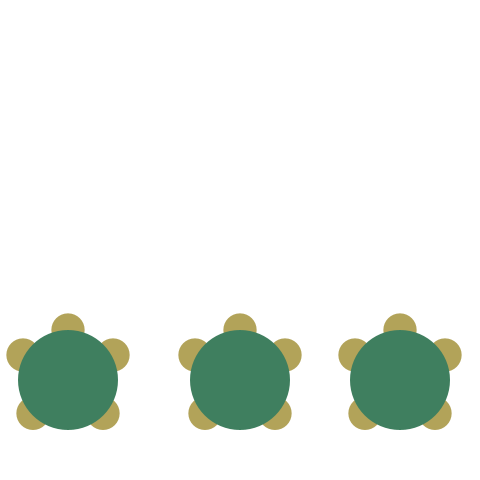
Frame 1 (no input)
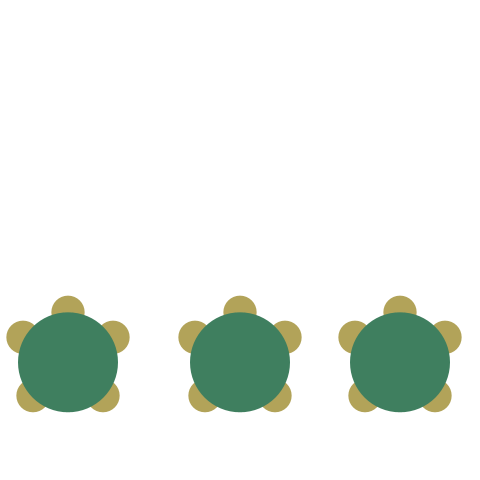
Frame 60 (the mouse pressed at the canvas centre just before this capture)
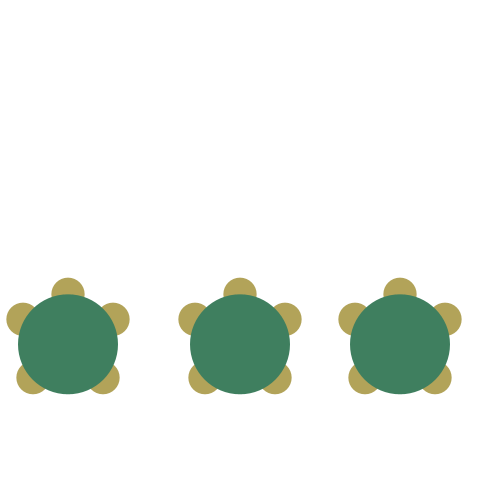
Frame 120 (the mouse held since frame 60 and released just before this capture)

The Processing sketch that drew these frames (run headless with seeded random() and noise(); from frame 60 on, the mouse is pressed at the canvas centre):

// Processing sketch: turtles
// ── turtles.pde
final float turtleD  = 100;        // 亀の大きさ(甲羅の直径)
Turtle[] turtle;

void setup() {
  size(480, 480);
  noStroke();
  colorMode(HSB, 360, 100, 100);
  turtle =new Turtle[3];
  turtle[0] = new Turtle(turtleD, width / 7, height - turtleD);
  turtle[1] = new Turtle(turtleD, width / 2, height - turtleD);
  turtle[2] = new Turtle(turtleD, width / 1.2, height - turtleD);
}

void draw() {
  background(0, 0, 100);
  for (int i=0; i<3; i++) {
    turtle[i].drawFigure();
    turtle[i].move();
  }
}

class Turtle {
  final float vx0 = 0;
  final float vy0 = -0.3;
  float x;
  float y;
  float vx;
  float vy;
  float d;
  Shell shell;
  Head head;
  Foot[] foot;
  Turtle(float d, float x, float y) {  // 甲羅の直径と中心の初期位置
    this.d = d;
    this.x = x;
    this.y = y;
    vx = vx0;
    vy = vy0;
    head = new Head(d / 3, 0, - d / 2, x, y);
    shell = new Shell(d, 0, 0, x, y);
    foot=new Foot[4];
    /*for (int i=0; i<4; i++) {
     foot[i]=new Foot(d / 3, 0, - d / 2, x, y);
     }*/
    foot[0]=new Foot(d / 3, 45, - d / 4, x, y);
    foot[1]=new Foot(d / 3, -45, - d / 4, x, y);
    foot[2]=new Foot(d / 3, 35, d / 3, x, y);
    foot[3]=new Foot(d / 3, -35, d / 3, x, y);
  }
  void drawFigure() {
    head.drawFigure();                    // 頭を描画する
    for (int i=0; i<4; i++) {
      foot[i].drawFigure();                   // 足を描画する
    }
    shell.drawFigure();                   // 甲羅を描画する
  }
  void move() {
    // 上端判定
    if (head.getTopY() < 0) {
      vy = 0;
    }
    // 移動
    x += vx;
    y += vy;
    head.move(x, y);                    // 頭を移動する
    shell.move(x, y);                   // 甲羅を移動する
    for (int i=0; i<4; i++) {
      foot[i].move(x, y);                     //足を移動する
    }
  }
}

/** 甲羅 */
class Shell {
  float d;                 // 甲羅の直径
  float x;                 // 甲羅の中心のx座標
  float y;                 // 甲羅の中心のy座標
  float offsetX;           // 体の中心からのx方向のoffset
  float offsetY;           // 体の中心からのy方向のoffset
  Shell(float d, float offsetX, float offsetY, float baseX, float baseY) { //
    this.d = d;
    this.offsetX = offsetX;
    this.offsetY = offsetY;
    x = baseX + offsetX;
    y = baseY + offsetY;
  }
  void drawFigure() {
    fill(150, 50, 50);
    ellipse(x, y, d, d);
  }
  void move(float baseX, float baseY) {
    x = baseX + offsetX;
    y = baseY + offsetY;
  }
}

/** 頭 */
class Head {
  float d;                 // 頭の直径
  float x;                 // 頭の中心のx座標
  float y;                 // 頭の中心のy座標
  float offsetX;           // 体の中心からのx方向のoffset
  float offsetY;           // 体の中心からのy方向のoffset
  Head(float d, float offsetX, float offsetY, float baseX, float baseY) {
    this.d = d;
    this.offsetX = offsetX;
    this.offsetY = offsetY;
    x = baseX + offsetX;
    y = baseY + offsetY;
  }
  /** 頭頂のy座標を返す */
  float getTopY() {
    return y - d / 2;
  }
  void drawFigure() {
    fill(50, 50, 70);
    ellipse(x, y, d, d);
  }
  void move(float baseX, float baseY) {
    x = baseX + offsetX;
    y = baseY + offsetY;
  }
}

//足
class Foot {
  float d;                 // 足の直径
  float x;                 // 足の中心のx座標
  float y;                 // 足の中心のy座標
  float offsetX;           // 体の中心からのx方向のoffset
  float offsetY;           // 体の中心からのy方向のoffset
  Foot(float d, float offsetX, float offsetY, float baseX, float baseY) {
    this.d = d;
    this.offsetX = offsetX;
    this.offsetY = offsetY;
    x = baseX + offsetX;
    y = baseY + offsetY;
  }
  void drawFigure() {
    fill(50, 50, 70);
    ellipse(x, y, d, d);
  }
  void move(float baseX, float baseY) {
    x = baseX + offsetX;
    y = baseY + offsetY;
  }
}
